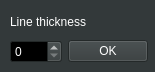
<?xml version="1.0" encoding="UTF-8"?>
<ui version="4.0">
 <class>LineThicknessDialog</class>
 <widget class="QWidget" name="LineThicknessDialog">
  <property name="geometry">
   <rect>
    <x>0</x>
    <y>0</y>
    <width>155</width>
    <height>72</height>
   </rect>
  </property>
  <property name="palette">
   <palette>
    <active>
     <colorrole role="WindowText">
      <brush brushstyle="SolidPattern">
       <color alpha="255">
        <red>255</red>
        <green>255</green>
        <blue>255</blue>
       </color>
      </brush>
     </colorrole>
     <colorrole role="Button">
      <brush brushstyle="SolidPattern">
       <color alpha="255">
        <red>51</red>
        <green>57</green>
        <blue>58</blue>
       </color>
      </brush>
     </colorrole>
     <colorrole role="Light">
      <brush brushstyle="SolidPattern">
       <color alpha="255">
        <red>77</red>
        <green>85</green>
        <blue>88</blue>
       </color>
      </brush>
     </colorrole>
     <colorrole role="Midlight">
      <brush brushstyle="SolidPattern">
       <color alpha="255">
        <red>64</red>
        <green>71</green>
        <blue>73</blue>
       </color>
      </brush>
     </colorrole>
     <colorrole role="Dark">
      <brush brushstyle="SolidPattern">
       <color alpha="255">
        <red>25</red>
        <green>28</green>
        <blue>29</blue>
       </color>
      </brush>
     </colorrole>
     <colorrole role="Mid">
      <brush brushstyle="SolidPattern">
       <color alpha="255">
        <red>34</red>
        <green>38</green>
        <blue>39</blue>
       </color>
      </brush>
     </colorrole>
     <colorrole role="Text">
      <brush brushstyle="SolidPattern">
       <color alpha="255">
        <red>255</red>
        <green>255</green>
        <blue>255</blue>
       </color>
      </brush>
     </colorrole>
     <colorrole role="BrightText">
      <brush brushstyle="SolidPattern">
       <color alpha="255">
        <red>255</red>
        <green>255</green>
        <blue>255</blue>
       </color>
      </brush>
     </colorrole>
     <colorrole role="ButtonText">
      <brush brushstyle="SolidPattern">
       <color alpha="255">
        <red>255</red>
        <green>255</green>
        <blue>255</blue>
       </color>
      </brush>
     </colorrole>
     <colorrole role="Base">
      <brush brushstyle="SolidPattern">
       <color alpha="255">
        <red>0</red>
        <green>0</green>
        <blue>0</blue>
       </color>
      </brush>
     </colorrole>
     <colorrole role="Window">
      <brush brushstyle="SolidPattern">
       <color alpha="255">
        <red>51</red>
        <green>57</green>
        <blue>58</blue>
       </color>
      </brush>
     </colorrole>
     <colorrole role="Shadow">
      <brush brushstyle="SolidPattern">
       <color alpha="255">
        <red>0</red>
        <green>0</green>
        <blue>0</blue>
       </color>
      </brush>
     </colorrole>
     <colorrole role="AlternateBase">
      <brush brushstyle="SolidPattern">
       <color alpha="255">
        <red>25</red>
        <green>28</green>
        <blue>29</blue>
       </color>
      </brush>
     </colorrole>
     <colorrole role="ToolTipBase">
      <brush brushstyle="SolidPattern">
       <color alpha="255">
        <red>255</red>
        <green>255</green>
        <blue>220</blue>
       </color>
      </brush>
     </colorrole>
     <colorrole role="ToolTipText">
      <brush brushstyle="SolidPattern">
       <color alpha="255">
        <red>0</red>
        <green>0</green>
        <blue>0</blue>
       </color>
      </brush>
     </colorrole>
    </active>
    <inactive>
     <colorrole role="WindowText">
      <brush brushstyle="SolidPattern">
       <color alpha="255">
        <red>255</red>
        <green>255</green>
        <blue>255</blue>
       </color>
      </brush>
     </colorrole>
     <colorrole role="Button">
      <brush brushstyle="SolidPattern">
       <color alpha="255">
        <red>51</red>
        <green>57</green>
        <blue>58</blue>
       </color>
      </brush>
     </colorrole>
     <colorrole role="Light">
      <brush brushstyle="SolidPattern">
       <color alpha="255">
        <red>77</red>
        <green>85</green>
        <blue>88</blue>
       </color>
      </brush>
     </colorrole>
     <colorrole role="Midlight">
      <brush brushstyle="SolidPattern">
       <color alpha="255">
        <red>64</red>
        <green>71</green>
        <blue>73</blue>
       </color>
      </brush>
     </colorrole>
     <colorrole role="Dark">
      <brush brushstyle="SolidPattern">
       <color alpha="255">
        <red>25</red>
        <green>28</green>
        <blue>29</blue>
       </color>
      </brush>
     </colorrole>
     <colorrole role="Mid">
      <brush brushstyle="SolidPattern">
       <color alpha="255">
        <red>34</red>
        <green>38</green>
        <blue>39</blue>
       </color>
      </brush>
     </colorrole>
     <colorrole role="Text">
      <brush brushstyle="SolidPattern">
       <color alpha="255">
        <red>255</red>
        <green>255</green>
        <blue>255</blue>
       </color>
      </brush>
     </colorrole>
     <colorrole role="BrightText">
      <brush brushstyle="SolidPattern">
       <color alpha="255">
        <red>255</red>
        <green>255</green>
        <blue>255</blue>
       </color>
      </brush>
     </colorrole>
     <colorrole role="ButtonText">
      <brush brushstyle="SolidPattern">
       <color alpha="255">
        <red>255</red>
        <green>255</green>
        <blue>255</blue>
       </color>
      </brush>
     </colorrole>
     <colorrole role="Base">
      <brush brushstyle="SolidPattern">
       <color alpha="255">
        <red>0</red>
        <green>0</green>
        <blue>0</blue>
       </color>
      </brush>
     </colorrole>
     <colorrole role="Window">
      <brush brushstyle="SolidPattern">
       <color alpha="255">
        <red>51</red>
        <green>57</green>
        <blue>58</blue>
       </color>
      </brush>
     </colorrole>
     <colorrole role="Shadow">
      <brush brushstyle="SolidPattern">
       <color alpha="255">
        <red>0</red>
        <green>0</green>
        <blue>0</blue>
       </color>
      </brush>
     </colorrole>
     <colorrole role="AlternateBase">
      <brush brushstyle="SolidPattern">
       <color alpha="255">
        <red>25</red>
        <green>28</green>
        <blue>29</blue>
       </color>
      </brush>
     </colorrole>
     <colorrole role="ToolTipBase">
      <brush brushstyle="SolidPattern">
       <color alpha="255">
        <red>255</red>
        <green>255</green>
        <blue>220</blue>
       </color>
      </brush>
     </colorrole>
     <colorrole role="ToolTipText">
      <brush brushstyle="SolidPattern">
       <color alpha="255">
        <red>0</red>
        <green>0</green>
        <blue>0</blue>
       </color>
      </brush>
     </colorrole>
    </inactive>
    <disabled>
     <colorrole role="WindowText">
      <brush brushstyle="SolidPattern">
       <color alpha="255">
        <red>25</red>
        <green>28</green>
        <blue>29</blue>
       </color>
      </brush>
     </colorrole>
     <colorrole role="Button">
      <brush brushstyle="SolidPattern">
       <color alpha="255">
        <red>51</red>
        <green>57</green>
        <blue>58</blue>
       </color>
      </brush>
     </colorrole>
     <colorrole role="Light">
      <brush brushstyle="SolidPattern">
       <color alpha="255">
        <red>77</red>
        <green>85</green>
        <blue>88</blue>
       </color>
      </brush>
     </colorrole>
     <colorrole role="Midlight">
      <brush brushstyle="SolidPattern">
       <color alpha="255">
        <red>64</red>
        <green>71</green>
        <blue>73</blue>
       </color>
      </brush>
     </colorrole>
     <colorrole role="Dark">
      <brush brushstyle="SolidPattern">
       <color alpha="255">
        <red>25</red>
        <green>28</green>
        <blue>29</blue>
       </color>
      </brush>
     </colorrole>
     <colorrole role="Mid">
      <brush brushstyle="SolidPattern">
       <color alpha="255">
        <red>34</red>
        <green>38</green>
        <blue>39</blue>
       </color>
      </brush>
     </colorrole>
     <colorrole role="Text">
      <brush brushstyle="SolidPattern">
       <color alpha="255">
        <red>25</red>
        <green>28</green>
        <blue>29</blue>
       </color>
      </brush>
     </colorrole>
     <colorrole role="BrightText">
      <brush brushstyle="SolidPattern">
       <color alpha="255">
        <red>255</red>
        <green>255</green>
        <blue>255</blue>
       </color>
      </brush>
     </colorrole>
     <colorrole role="ButtonText">
      <brush brushstyle="SolidPattern">
       <color alpha="255">
        <red>25</red>
        <green>28</green>
        <blue>29</blue>
       </color>
      </brush>
     </colorrole>
     <colorrole role="Base">
      <brush brushstyle="SolidPattern">
       <color alpha="255">
        <red>51</red>
        <green>57</green>
        <blue>58</blue>
       </color>
      </brush>
     </colorrole>
     <colorrole role="Window">
      <brush brushstyle="SolidPattern">
       <color alpha="255">
        <red>51</red>
        <green>57</green>
        <blue>58</blue>
       </color>
      </brush>
     </colorrole>
     <colorrole role="Shadow">
      <brush brushstyle="SolidPattern">
       <color alpha="255">
        <red>0</red>
        <green>0</green>
        <blue>0</blue>
       </color>
      </brush>
     </colorrole>
     <colorrole role="AlternateBase">
      <brush brushstyle="SolidPattern">
       <color alpha="255">
        <red>51</red>
        <green>57</green>
        <blue>58</blue>
       </color>
      </brush>
     </colorrole>
     <colorrole role="ToolTipBase">
      <brush brushstyle="SolidPattern">
       <color alpha="255">
        <red>255</red>
        <green>255</green>
        <blue>220</blue>
       </color>
      </brush>
     </colorrole>
     <colorrole role="ToolTipText">
      <brush brushstyle="SolidPattern">
       <color alpha="255">
        <red>0</red>
        <green>0</green>
        <blue>0</blue>
       </color>
      </brush>
     </colorrole>
    </disabled>
   </palette>
  </property>
  <property name="windowTitle">
   <string>Line</string>
  </property>
  <widget class="QWidget" name="">
   <property name="geometry">
    <rect>
     <x>10</x>
     <y>10</y>
     <width>138</width>
     <height>53</height>
    </rect>
   </property>
   <layout class="QGridLayout" name="gridLayout">
    <item row="0" column="0">
     <widget class="QLabel" name="label">
      <property name="text">
       <string>Line thickness</string>
      </property>
     </widget>
    </item>
    <item row="1" column="0">
     <layout class="QHBoxLayout" name="horizontalLayout">
      <item>
       <widget class="QSpinBox" name="spinBox"/>
      </item>
      <item>
       <widget class="QPushButton" name="pushButton">
        <property name="text">
         <string>OK</string>
        </property>
       </widget>
      </item>
     </layout>
    </item>
   </layout>
  </widget>
 </widget>
 <resources/>
 <connections/>
</ui>
